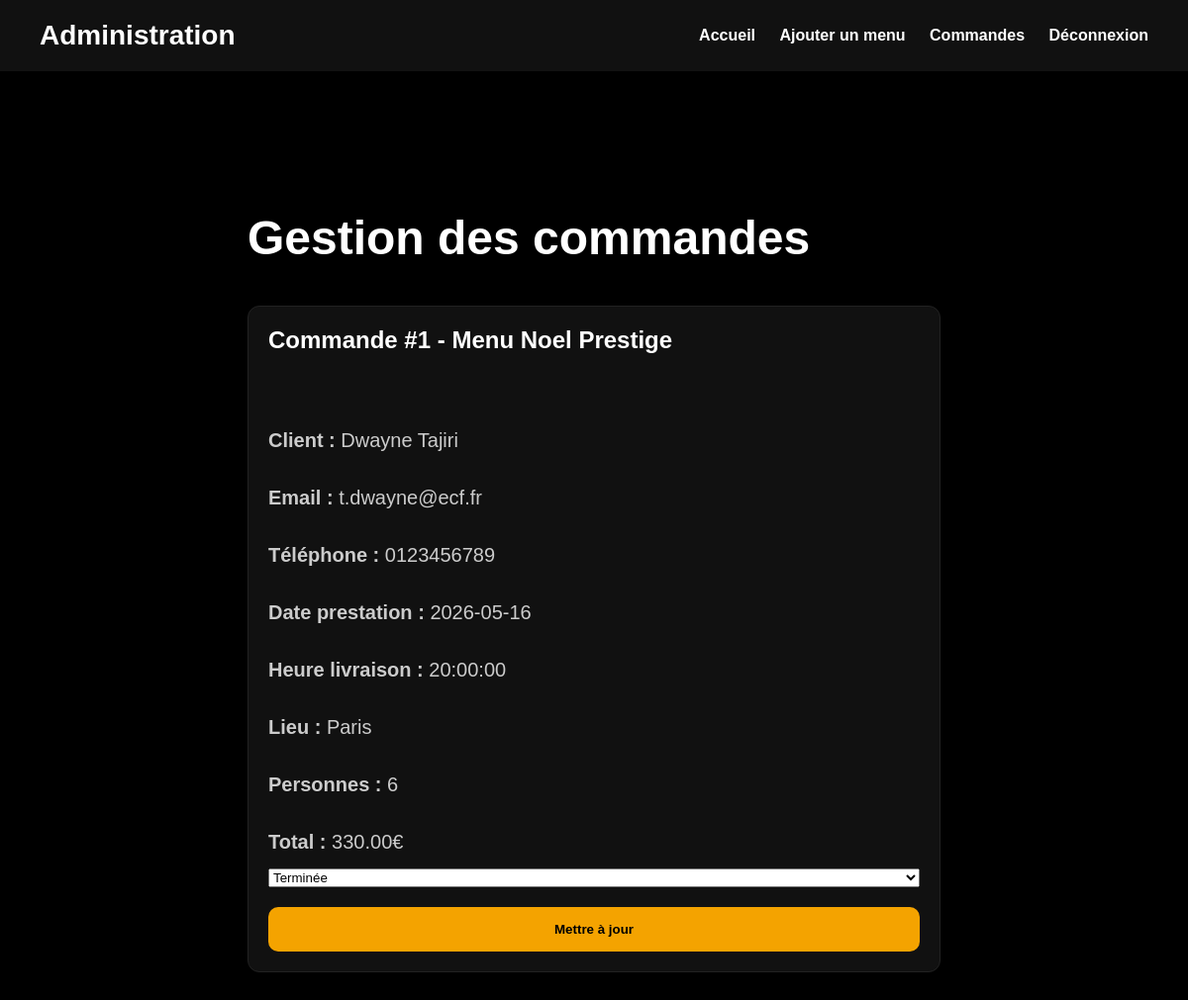
The app's page /admin-commandes.php (signed in) with its own data.
### tables this page shows
CREATE TABLE `commandes` (
  `id` int NOT NULL,
  `user_id` int NOT NULL,
  `menu_id` int NOT NULL,
  `date_prestation` date NOT NULL,
  `heure_livraison` time NOT NULL,
  `lieu_livraison` text NOT NULL,
  `nombre_personnes` int NOT NULL,
  `prix_total` decimal(10,2) NOT NULL,
  `statut` varchar(100) DEFAULT 'en attente',
  `created_at` datetime DEFAULT CURRENT_TIMESTAMP
);

CREATE TABLE `menus` (
  `id` int NOT NULL,
  `titre` varchar(150) NOT NULL,
  `description` text NOT NULL,
  `theme` varchar(100) NOT NULL,
  `regime` varchar(100) NOT NULL,
  `personnes_min` int NOT NULL,
  `prix` decimal(10,2) NOT NULL,
  `conditions_menu` text,
  `stock` int DEFAULT '0',
  `created_at` datetime DEFAULT CURRENT_TIMESTAMP,
  `image` varchar(255) DEFAULT NULL
);

CREATE TABLE `users` (
  `id` int NOT NULL,
  `role_id` int NOT NULL,
  `nom` varchar(100) NOT NULL,
  `prenom` varchar(100) NOT NULL,
  `email` varchar(150) NOT NULL,
  `telephone` varchar(20) DEFAULT NULL,
  `adresse` text,
  `mot_de_passe` varchar(255) NOT NULL,
  `actif` tinyint(1) DEFAULT '1',
  `created_at` datetime DEFAULT CURRENT_TIMESTAMP
);

### public/admin-commandes.php (the view, shortened to what this page needs)
<?php
require_once __DIR__ . "/../config/database.php";
$sql = "SELECT commandes.*, menus.titre, users.nom, users.prenom, users.email, users.telephone
        FROM commandes
        INNER JOIN menus ON commandes.menu_id = menus.id
        INNER JOIN users ON commandes.user_id = users.id
        ORDER BY commandes.created_at DESC";
$query = $pdo->query($sql);
$commandes = $query->fetchAll();
?>
<!DOCTYPE html>
<html lang="fr">
<head>
    <link rel="stylesheet" href="css/style.css">
</head>
<body>
<header>
    <h1>Administration</h1>
    <nav>
        <a href="index.php">Accueil</a>
        <a href="admin.php">Ajouter un menu</a>
        <a href="admin-commandes.php">Commandes</a>
        <a href="logout.php">Déconnexion</a>
    </nav>
</header>
<main>
    <section class="contact-section">
        <h2>Gestion des commandes</h2>
        <?php foreach ($commandes as $commande) : ?>
            <article class="menu-card">
                <h3>Commande #<?= htmlspecialchars($commande["id"]) ?> - <?= htmlspecialchars($commande["titre"]) ?></h3>
                        <p><strong>Client :</strong> <?= htmlspecialchars($commande["prenom"]) ?> <?= htmlspecialchars($commande["nom"]) ?></p>
                        <p><strong>Email :</strong> <?= htmlspecialchars($commande["email"]) ?></p>
                        <p><strong>Téléphone :</strong> <?= htmlspecialchars($commande["telephone"]) ?></p>
                        <p><strong>Date prestation :</strong> <?= htmlspecialchars($commande["date_prestation"]) ?></p>
                        <p><strong>Heure livraison :</strong> <?= htmlspecialchars($commande["heure_livraison"]) ?></p>
                        <p><strong>Lieu :</strong> <?= htmlspecialchars($commande["lieu_livraison"]) ?></p>
                        <p><strong>Personnes :</strong> <?= htmlspecialchars($commande["nombre_personnes"]) ?></p>
                        <p><strong>Total :</strong> <?= htmlspecialchars($commande["prix_total"]) ?>€</p>
                <form method="POST">
                    <select name="statut">
                        <option value="terminée" <?= $commande["statut"] === "terminée" ? "selected" : "" ?>>Terminée</option>
                    </select>
                    <button type="submit">Mettre à jour</button>
                </form>
            </article>
        <?php endforeach; ?>
    </section>
</main>
</body>
</html>

### public/css/style.css (style rules this page uses)
body { margin: 0; font-family: Arial, sans-serif; background-color: black; color: white; }
header { display: flex; justify-content: space-between; align-items: center; padding: 20px 40px; background-color: #111; }
header h1 { margin: 0; font-size: 28px; }
nav a { color: white; text-decoration: none; margin-left: 20px; font-weight: bold; }
section { margin-top: 40px; }
section p { font-size: 20px; color: #ccc; }
h2 { font-size: 42px; margin-bottom: 20px; line-height: 1.2; }
.menu-card { background-color: #111; border-radius: 12px; border: 1px solid #222; padding: 20px; box-sizing: border-box; display: flex; flex-direction: column; }
.menu-card h3 { font-size: 24px; margin-top: 0; min-height: 60px; }
.menu-card p { color: #ccc; margin-bottom: 15px; }
.contact-section { max-width: 700px; margin: 80px auto; padding: 20px; }
.contact-section h2 { font-size: 3rem; margin-bottom: 40px; }
.contact-section form { display: flex; flex-direction: column; gap: 20px; }
.contact-section button { background: #f4a300; color: black; border: none; padding: 15px; border-radius: 10px; font-weight: bold; cursor: pointer; transition: 0.3s; }

### records on screen
commandes: id "1", menu.titre "Menu Noel Prestige", user.prenom "Dwayne", user.nom "Tajiri", user.email "t.dwayne@ecf.fr", user.telephone "0123456789", date_prestation "2026-05-16", heure_livraison "20:00:00", lieu_livraison "Paris", nombre_personnes "6", prix_total "330.00", statut "Terminée"
